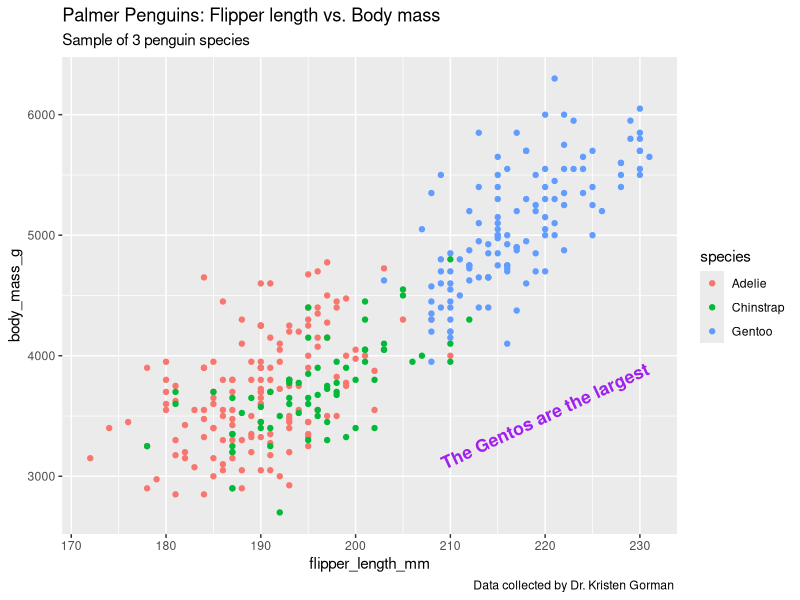
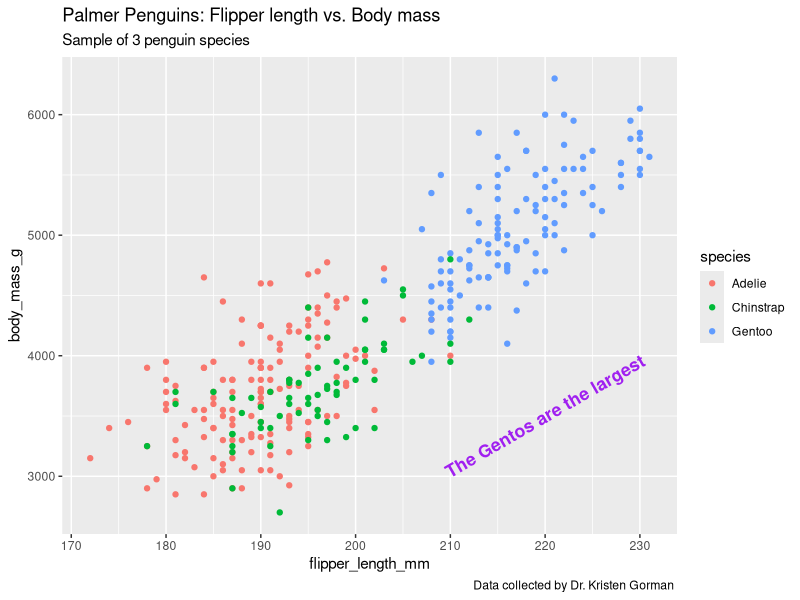
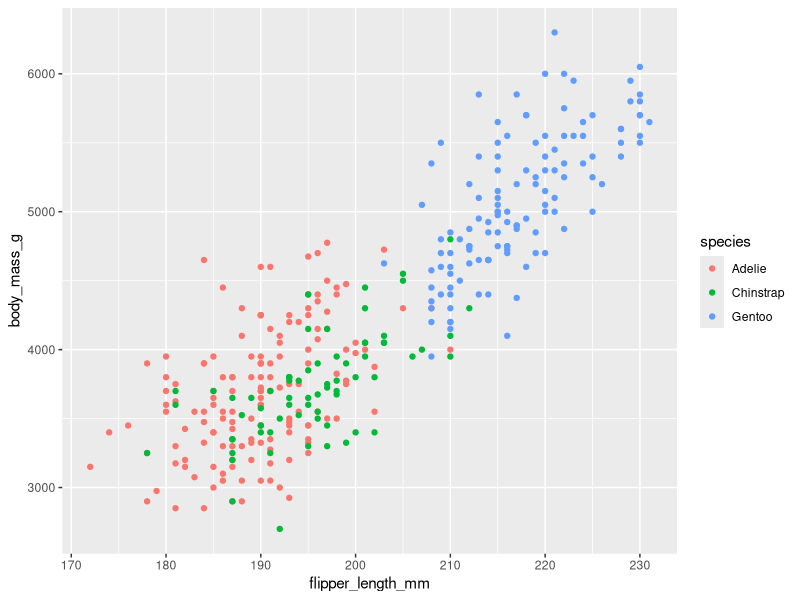
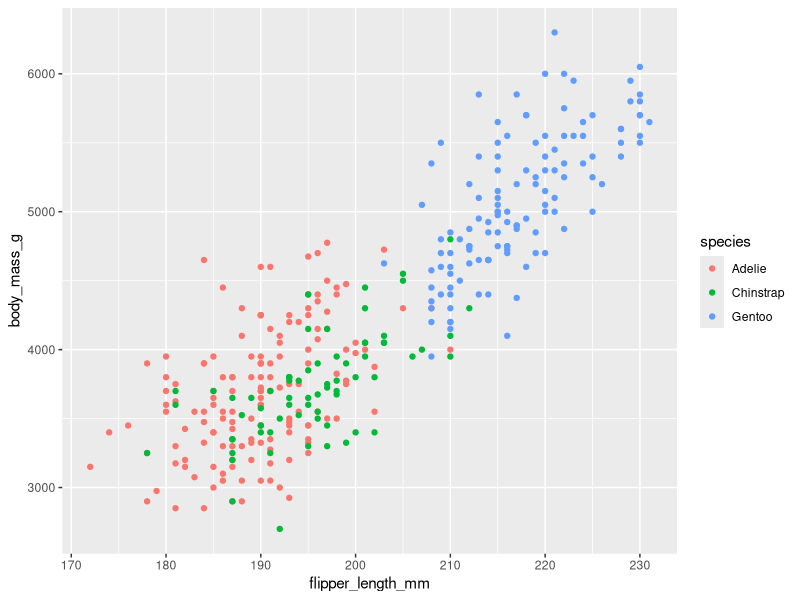

Reproduce these figures in R, in order.
library(ggplot2)
library(palmerpenguins)

ggplot(data = penguins) +
  geom_point(mapping = aes(x=flipper_length_mm, y=body_mass_g, color = species))+
  labs(title = "Palmer Penguins: Flipper length vs. Body mass", subtitle = "Sample of 3 penguin species", caption = "Data collected by Dr. Kristen Gorman ") +
  annotate("text", x = 220, y = 3500, label = "The Gentos are the largest", color = "purple", fontface = "bold", size = 4.5, angle = 25)

p <- ggplot(data = penguins) +
  geom_point(mapping = aes(x=flipper_length_mm, y=body_mass_g, color = species))+
  labs(title = "Palmer Penguins: Flipper length vs. Body mass", subtitle = "Sample of 3 penguin species", caption = "Data collected by Dr. Kristen Gorman ")

p + annotate("text", x = 220, y = 3500, label = "The Gentos are the largest", color = "purple", fontface = "bold", size = 4.5, angle = 30)

ggplot(data = penguins) + 
  geom_point(mapping = aes(x=flipper_length_mm, y=body_mass_g, color = species))

ggsave("Three Penguin species.png")